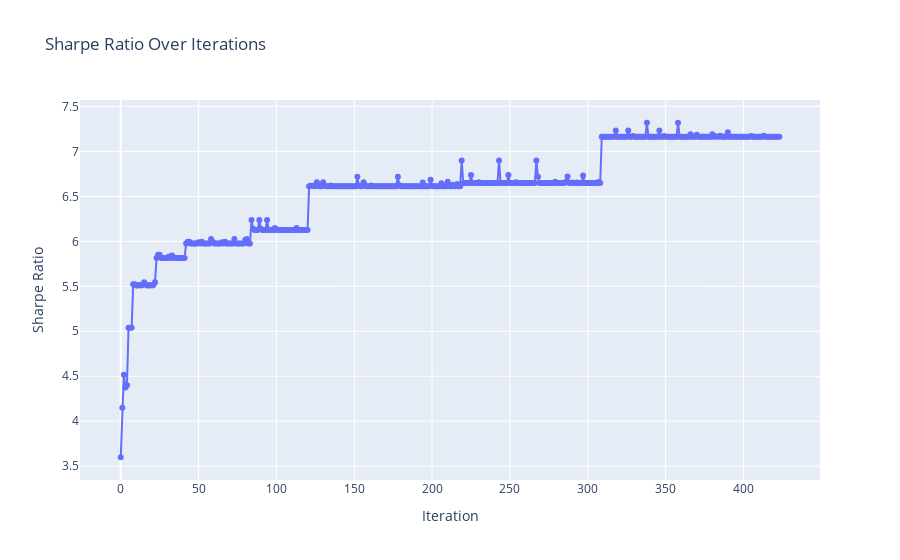

The cell this chart's notebook holds for it:
### Code cell
sharpe_ratios = [portfolio['sharpe'] for portfolio in total_portfolios]

fig = go.Figure(data=go.Scatter(x=list(range(len(sharpe_ratios))), y=sharpe_ratios, mode='lines+markers'))
fig.update_layout(title='Sharpe Ratio Over Iterations',
                  xaxis_title='Iteration',
                  yaxis_title='Sharpe Ratio',
                  )
fig.show()

### Figure 1 — Plotly figure (JSON) as saved in the notebook; plotly's stock layout.template omitted (floating-point values rounded to 4 significant figures; data arrays with more than 128 entries replaced by an {"elided": "..."} marker saying what was removed)
{"data": [{"mode": "lines+markers", "type": "scatter", "x": {"elided": "424 int values"}, "y": {"elided": "424 float values"}}], "layout": {"title": {"text": "Sharpe Ratio Over Iterations"}, "xaxis": {"title": {"text": "Iteration"}}, "yaxis": {"title": {"text": "Sharpe Ratio"}}}}
